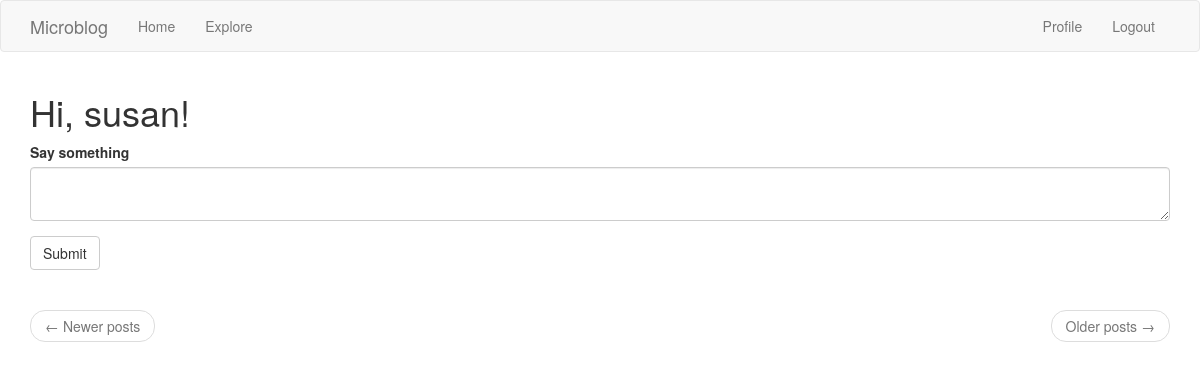
The page /index (signed in) on the database as committed earlier.
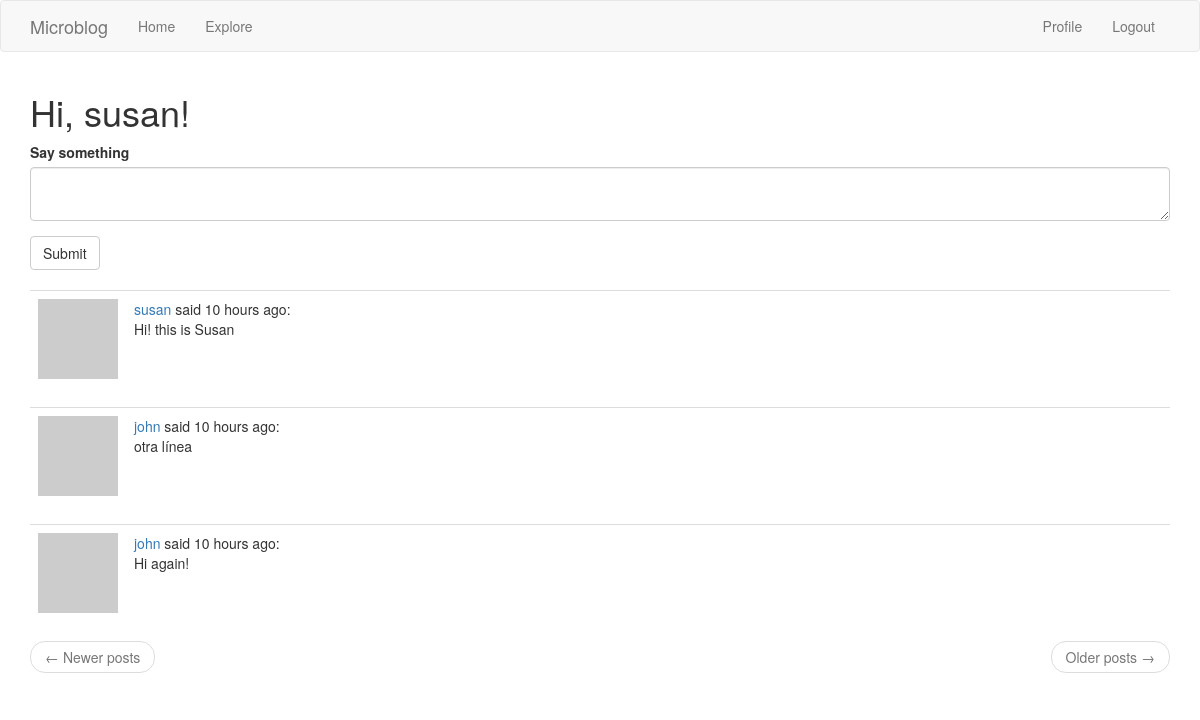
The same page on the database as committed later.
### app/models.py (models this page shows, shortened)
class Post(db.Model):
    id = db.Column(db.Integer, primary_key=True)
    body = db.Column(db.String(140))
    timestamp = db.Column(db.DateTime, index=True, default=datetime.utcnow)
    user_id = db.Column(db.Integer, db.ForeignKey("user.id"))

class User(UserMixin, db.Model):
    id = db.Column(db.Integer, primary_key=True)
    username = db.Column(db.String(64), index=True, unique=True)
    email = db.Column(db.String(120), index=True, unique=True)
    password_hash = db.Column(db.String(128))
    posts = db.relationship("Post", backref="author", lazy="dynamic")
    about_me = db.Column(db.String(140))
    last_seen = db.Column(db.DateTime, default=datetime.utcnow)
    followed = db.relationship(
        "User",
        secondary=followers,
        primaryjoin=(followers.c.follower_id == id),
        secondaryjoin=(followers.c.followed_id == id),
        backref=db.backref("followers", lazy="dynamic"),
        lazy="dynamic",
    )
    def avatar(self, size):
        digest = md5(self.email.lower().encode("utf-8")).hexdigest()
        return "https://www.gravatar.com/avatar/{}?d=identicon&s={}".format(
            digest, size
        )
    def followed_posts(self):
        followed = Post.query.join(
            followers, (followers.c.followed_id == Post.user_id)
        ).filter(followers.c.follower_id == self.id)
        own = Post.query.filter_by(user_id=self.id)
        return followed.union(own).order_by(Post.timestamp.desc())

### app/routes.py (the view)
@app.route("/", methods=["GET", "POST"])
@app.route("/index", methods=["GET", "POST"])
@login_required
def index():
    form = PostForm()
    if form.validate_on_submit():
        post = Post(body=form.post.data, author=current_user)
        db.session.add(post)
        db.session.commit()
        flash("Your post is now live!")
        return redirect(url_for("index"))
    page = request.args.get("page", 1, type=int)
    posts = current_user.followed_posts().paginate(
        page=page, per_page=app.config["POSTS_PER_PAGE"], error_out=False
    )
    next_url = (
        url_for("index", page=posts.next_num) if posts.has_next else None
    )
    prev_url = (
        url_for("index", page=posts.prev_num) if posts.has_prev else None
    )
    return render_template(
        "index.html",
        title="Home",
        form=form,
        posts=posts.items,
        next_url=next_url,
        prev_url=prev_url,
    )

### app/forms.py
class PostForm(FlaskForm):
    post = TextAreaField('Say something', validators=[
        DataRequired(), Length(min=1, max=140)])
    submit = SubmitField('Submit')

### app/models.py (called while the page is built)
@login.user_loader
def load_user(id):
    return User.query.get(int(id))

### app/routes.py (called while the page is built)
@app.before_request
def before_request():
    if current_user.is_authenticated:
        current_user.last_seen = datetime.utcnow()
        db.session.commit()

### app/templates/index.html
{% extends "base.html" %}
{% import 'bootstrap/wtf.html' as wtf %}
{% block app_content %}
    <h1>Hi, {{ current_user.username }}!</h1>
    {% if form %}
    {{ wtf.quick_form(form) }}
    <br>
    {% endif %}
    {% for post in posts %}
        {% include '_post.html' %}
    {% endfor %}
    <nav aria-label="...">
        <ul class="pager">
            <li class="previous{% if not prev_url %} disabled{% endif %}">
                <a href="{{ prev_url or '#' }}">
                    <span aria-hidden="true">&larr;</span> Newer posts
                </a>
            </li>
            <li class="next{% if not next_url %} disabled{% endif %}">
                <a href="{{ next_url or '#' }}">
                    Older posts <span aria-hidden="true">&rarr;</span>
                </a>
            </li>
        </ul>
    </nav>
{% endblock %}

### app/templates/_post.html
<table class="table table-hover">
  <tr>
      <td width="70px">
          <a href="{{ url_for('user', username=post.author.username) }}">
              <img src="{{ post.author.avatar(70) }}" />
          </a>
      </td>
      <td>
        <a href="{{ url_for('user', username=post.author.username) }}">
          {{ post.author.username }}
        </a>
        said {{ moment(post.timestamp).fromNow() }}:
        <br>
        {{ post.body }}
      </td>
  </tr>
</table>

Rows that differ between the two databases and show on the page:
added Post: author.username "susan", timestamp "10 hours ago", body "Hi! this is Susan"
added Post: author.username "john", timestamp "10 hours ago", body "otra línea"
added Post: author.username "john", timestamp "10 hours ago", body "Hi again!"
